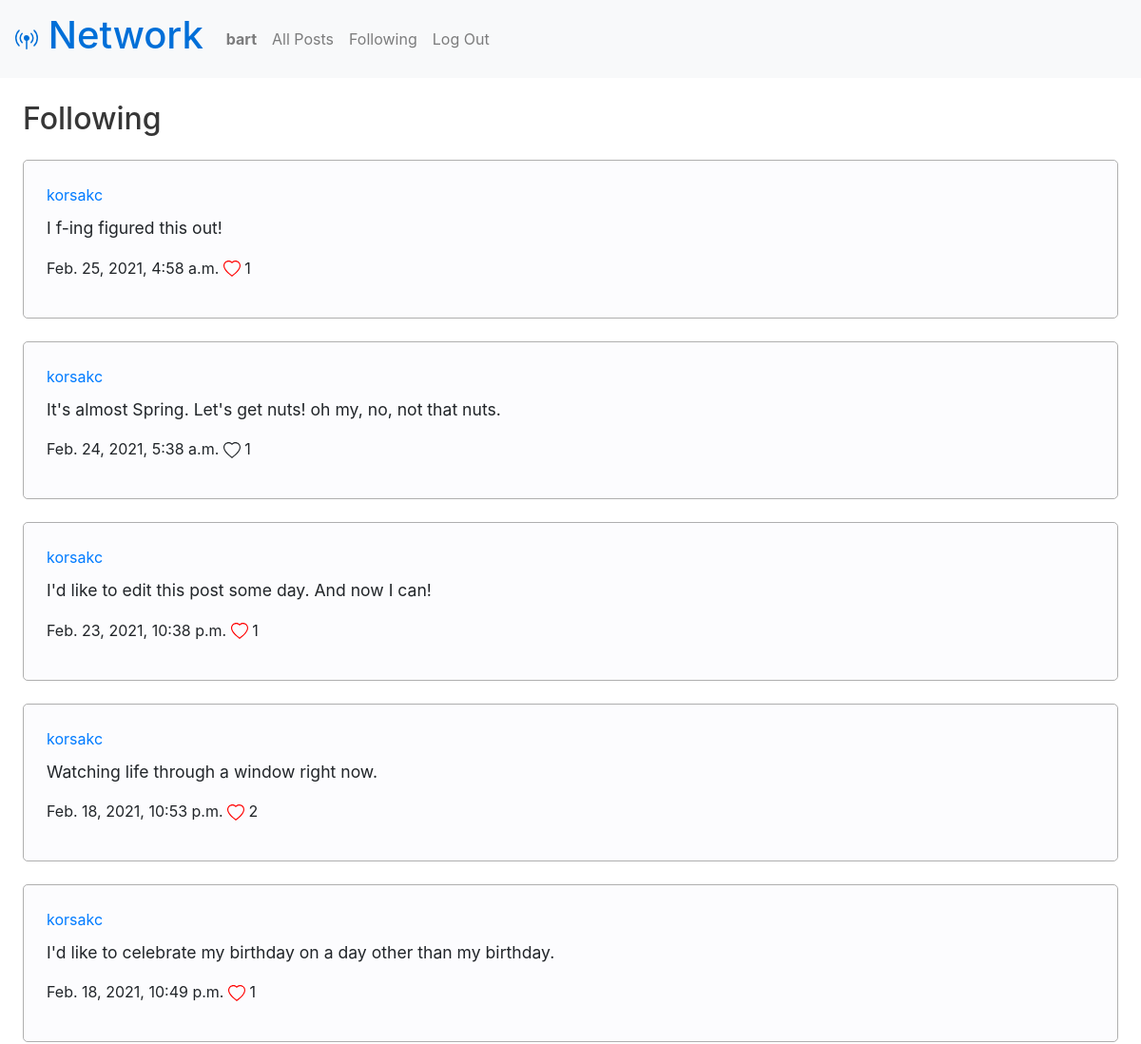
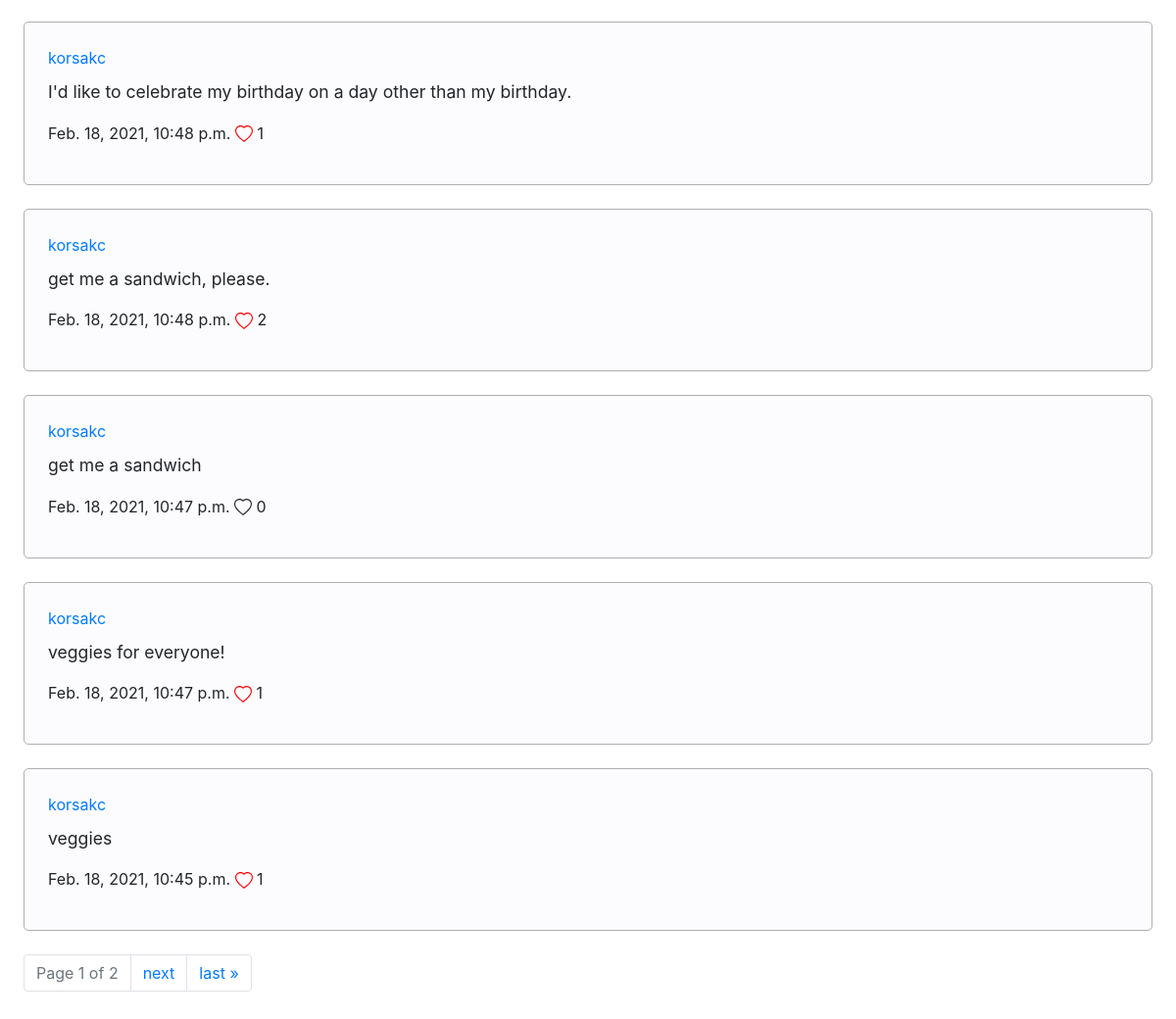
Page /following (signed in) on the committed database (2 pictures, top to bottom).
### network/models.py (models this page shows, shortened)
class User(AbstractUser):
  followers = models.ManyToManyField('User', blank=True, related_name="following")

class Post(models.Model):
  creator = models.ForeignKey(User, on_delete=models.CASCADE)
  date = models.DateTimeField(auto_now_add=True)
  text = models.CharField(max_length=280)
  likes = models.ManyToManyField(User, blank=True, related_name="likedbyuser")

### network/views.py (the view)
# urls.py: path("following", views.following, name="following"),
@login_required(login_url='login')
def following(request):
  user = request.user
  following = user.following.all()
  posts = Post.objects.filter(creator__in=following).order_by('-date')
  paginator = Paginator(posts, 10) # Show 10 posts per page.
  page_number = request.GET.get('page')
  page_obj = paginator.get_page(page_number)
  return render(request, "network/following.html", {
    'page_obj': page_obj
  })

### network/templates/network/following.html (shortened to what this page needs)
{% extends "network/layout.html" %}
{% load static %}
{% block body %}
  <h2 class="left-align">Following</h2>
  <section>
    {% for post in page_obj %}
      <div class="post" id="{{ post.id }}">
        <a href="{% url 'profile' post.creator.username %}">{{ post.creator.username }}</a>
        <p class='post-text'>{{ post.text }}</p>
        <p>
          <span>{{ post.date }}</span>
          {% if user.is_authenticated %}
            <svg xmlns="http://www.w3.org/2000/svg" width="18" height="18" fill="currentColor" class="svg-logged-in bi bi-heart {% if user in post.likes.all %}
            liked
          {% endif %}" viewBox="0 0 16 16">
            <path d="M8 2.748l-.717-.737C5.6.281 2.514.878 1.4 3.053c-.523 1.023-.641 2.5.314 4.385.92 1.815 2.834 3.989 6.286 6.357 3.452-2.368 5.365-4.542 6.286-6.357.955-1.886.838-3.362.314-4.385C13.486.878 10.4.28 8.717 2.01L8 2.748zM8 15C-7.333 4.868 3.279-3.04 7.824 1.143c.06.055.119.112.176.171a3.12 3.12 0 0 1 .176-.17C12.72-3.042 23.333 4.867 8 15z"/>
            </svg>
          {% endif %}
          <span id="likes-post-{{ post.id }}">
            {{ post.likes.count }}
          </span>
        </p>
      </div>
    {% endfor %}
  </section>
  <nav class="pagination left-align">
    <ul class="pagination">
        <li class="page-item disabled">
          <a class="page-link" aria-disabled="true">
            Page {{ page_obj.number }} of {{ page_obj.paginator.num_pages }}
          </a>
        </li>
      {% if page_obj.has_next %}
        <li class="page-item"><a class="page-link" href="?page={{ page_obj.next_page_number }}">next</a></li>
        <li class="page-item"><a class="page-link" href="?page={{ page_obj.paginator.num_pages }}">last &raquo;</a></li>
      {% endif %}
    </ul>
  </nav>
{% endblock %}

### network/templates/network/layout.html (shortened to what this page needs)
{% load static %}
<!DOCTYPE html>
<html lang="en">
    <head>
        <link rel="stylesheet" href="https://stackpath.bootstrapcdn.com/bootstrap/4.4.1/css/bootstrap.min.css">
        <link href="{% static 'network/styles.css' %}" rel="stylesheet">
    </head>
    <body>
        <nav class="navbar navbar-expand-lg navbar-light bg-light">
            <a class="navbar-brand" href="{% url 'index' %}"><h1> Network</h1></a>
            <div>
              <ul class="navbar-nav mr-auto">
                {% if user.is_authenticated %}
                    <li class="nav-item">
                        <a class="nav-link" href="{% url 'profile' user.username %}"><strong>{{ user.username }}</strong></a>
                    </li>
                {% endif %}
                <li class="nav-item">
                  <a class="nav-link" href="{% url 'index' %}">All Posts</a>
                </li>
                {% if user.is_authenticated %}
                    <li class="nav-item">
                        <a class="nav-link" href="{% url 'following' %}">Following</a>
                    </li>
                    <li class="nav-item">
                        <a class="nav-link" href="{% url 'logout' %}">Log Out</a>
                    </li>
                {% endif %}
              </ul>
            </div>
          </nav>
        <div class="body">
            {% block body %}
            {% endblock %}
        </div>
    </body>
</html>

### network/static/network/styles.css (style rules this page uses)
.navbar-brand { color: #006fd8 !important; }
h2 { color: rgb(55, 55, 55); }
div.post, .credentials { border: 1px solid rgb(175, 175, 175); border-radius: 5px; padding: 2%; margin: 2%; background-color: rgb(252, 252, 254); }
.left-align { margin: 2%; }
.post-text { margin-top: 10px; font-size: 1.1em; }
.liked { color: red; }

### rows in the picture
User: username "bart"
Post: creator.username "korsakc", text "I f-ing figured this out!", date "Feb. 25, 2021, 4:58 a.m.", likes.count "1"
Post: creator.username "korsakc", text "It's almost Spring. Let's get nuts! oh my, no, not that nuts.", date "Feb. 24, 2021, 5:38 a.m.", likes.count "1"
Post: creator.username "korsakc", text "I'd like to edit this post some day. And now I can!", date "Feb. 23, 2021, 10:38 p.m.", likes.count "1"
Post: creator.username "korsakc", text "Watching life through a window right now.", date "Feb. 18, 2021, 10:53 p.m.", likes.count "2"
Post: creator.username "korsakc", text "I'd like to celebrate my birthday on a day other than my birthday.", date "Feb. 18, 2021, 10:49 p.m.", likes.count "1"
Post: creator.username "korsakc", text "I'd like to celebrate my birthday on a day other than my birthday.", date "Feb. 18, 2021, 10:48 p.m.", likes.count "1"
Post: creator.username "korsakc", text "get me a sandwich, please.", date "Feb. 18, 2021, 10:48 p.m.", likes.count "2"
Post: creator.username "korsakc", text "get me a sandwich", date "Feb. 18, 2021, 10:47 p.m.", likes.count "0"
Post: creator.username "korsakc", text "veggies for everyone!", date "Feb. 18, 2021, 10:47 p.m.", likes.count "1"
Post: creator.username "korsakc", text "veggies", date "Feb. 18, 2021, 10:45 p.m.", likes.count "1"

### other values in the picture
{{ page_obj.number }} "1"
{{ page_obj.paginator.num_pages }} "2"
